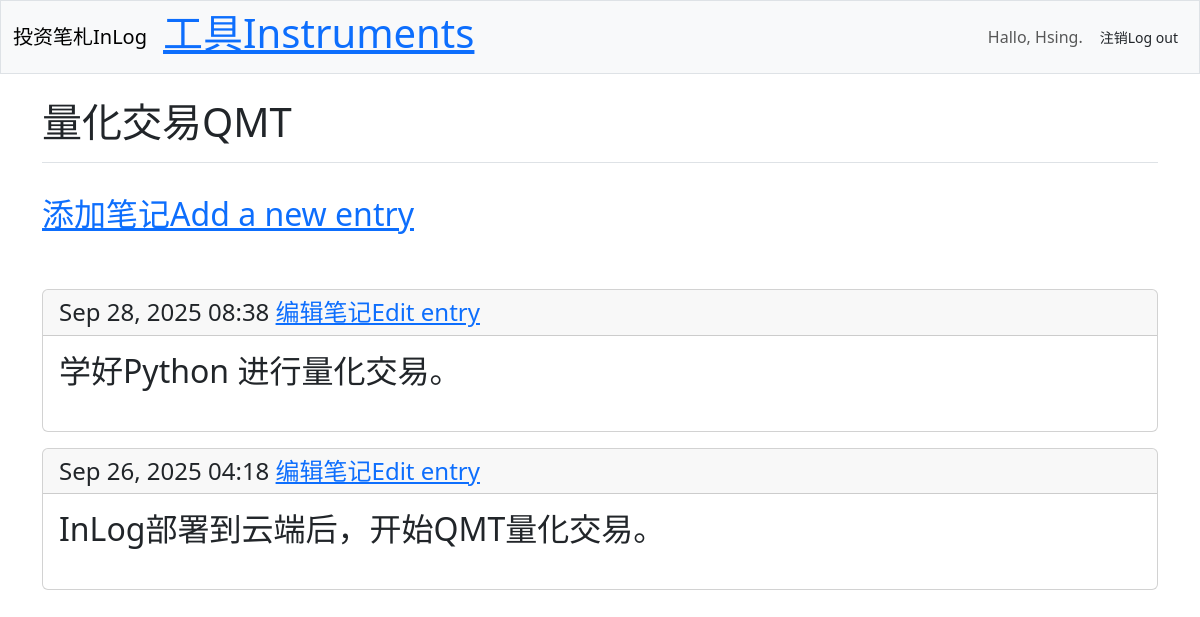
The app's page /instruments/4/ (signed in) with its own data.
### investing_logs/models.py (models this page shows, shortened)
class Instrument(models.Model):
    text = models.CharField(max_length=200)
    date_added = models.DateTimeField(auto_now_add=True)
    owner = models.ForeignKey(User, on_delete=models.CASCADE)

class Entry(models.Model):
    instrument = models.ForeignKey(Instrument, on_delete=models.CASCADE)
    text = models.TextField()
    date_added = models.DateTimeField(auto_now_add=True)
    class Meta:
        verbose_name_plural = 'entries'

### investing_logs/views.py (the view)
# urls.py: path('instruments/<int:instrument_id>/', views.instrument, name='instrument'),
@login_required
def instrument(request, instrument_id):
    instrument = Instrument.objects.get(id=instrument_id)
    if instrument.owner != request.user:
        raise Http404
    entries = instrument.entry_set.order_by('-date_added')
    context = {'instrument': instrument, 'entries': entries}
    return render(request, 'investing_logs/instrument.html',context)

### investing_logs/templates/investing_logs/instrument.html (shortened to what this page needs)
<!DOCTYPE html>
<html lang="en">
<head>
</head>
<body>
  {% extends 'investing_logs/base.html' %}
  {% block page_header %}
    <h1>{{ instrument.text }}</h1>
  {% endblock page_header %}
  {% block content %}
    <br>
    <H2><a href="{% url 'investing_logs:new_entry' instrument.id %}">添加笔记Add a new entry</a></H2>
    <br>
    <br>
    {% for entry in entries %}
      <div class="card mb-3">
        <h4 class="card-header">
          {{ entry.date_added|date:'M d, Y H:i' }}
           <a href="{% url 'investing_logs:edit_entry' entry.id %}">编辑笔记Edit entry</a>
        </h4>
        <h2><div class="card-body">{{ entry.text|linebreaks }}</div></h2>
      </div>
    {% empty %}
      <p>There are no entries for this topic yet.</p>
    {% endfor %}
  {% endblock content %}

### investing_logs/templates/investing_logs/base.html (shortened to what this page needs)
<!doctype html>
<html lang="zh-CN">
<head>
  {% load django_bootstrap5 %}
  {% bootstrap_css %}
</head>
<body>
  <nav class="navbar navbar-expand-md navbar-light bg-light mb-4 border">
    <div class="container-fluid">
      <a class="navbar-brand" href="{% url 'investing_logs:index' %}">投资笔札InLog</a>
      <div class="collapse navbar-collapse" id="navbarCollapse">
        <ul class="navbar-nav me-auto mb-2 mb-md-0">
          <li class="nav-item">
            <H1><a href="{% url 'investing_logs:instruments' %}">工具Instruments</a></H1> </li>
        </ul>
        <ul class="navbar-nav ms-auto mb-2 mb-md-0">
          {% if user.is_authenticated %}
          <li class="nav-item">
            <span class="navbar-text me-2">Hallo, {{user.username }}.
            </span>
          </li>
          {% endif %}
        </ul>
        {% if user.is_authenticated %}
          <form action="{% url 'accounts:logout' %}" method='post'>
            <button name='submit' class='btn btn-outlinesecondary btn-sm'>
注销Log out</button>
          </form>
        {% endif %}
      </div>
    </div>
  </nav>
  <main class="container">
    <div class="pb-2 mb-2 border-bottom">
{% block page_header %}{% endblock page_header %}
    </div>
    <div>
      {% block content %}{% endblock content %}
    </div>
  </main>
</body>
</html>

### records on screen
Instrument: text "量化交易QMT"
Entry: date_added "Sep 28, 2025 08:38", text "学好Python 进行量化交易。"
Entry: date_added "Sep 26, 2025 04:18", text "InLog部署到云端后，开始QMT量化交易。"

### other values on screen
{{ user.username }} "Hsing"
